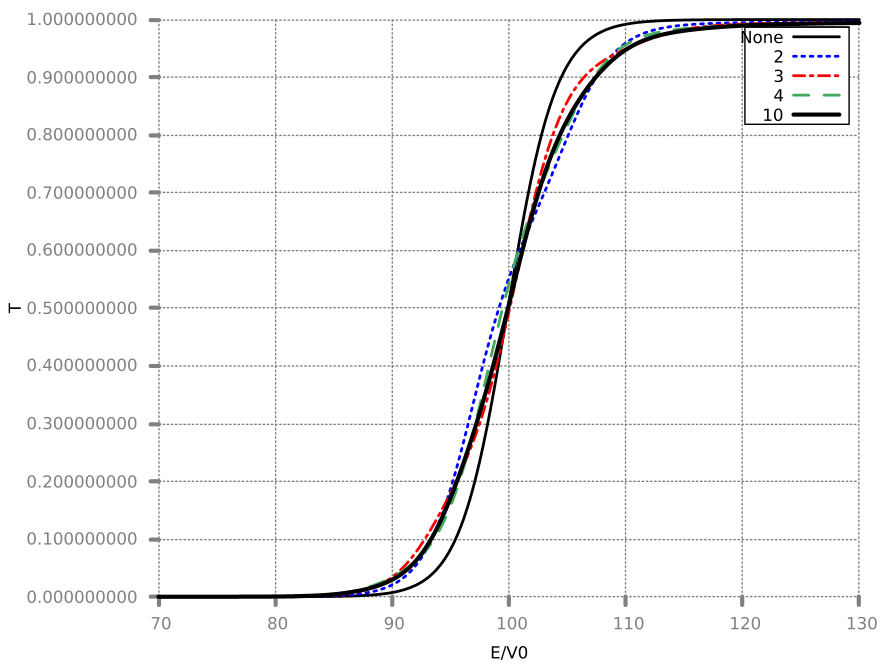

Recreate this plot in gnuplot.
load "stylefile.gp"
set xrange [70:130]
set yrange [0.000000001:1]
set xlabel "E/V0"
set ylabel "T"
plot "N_1.csv" using "E":"T" w l title "None", "N_2.csv" using "E":"T" w l title "2", "N_3.csv" u "E":"T" w l title "3", "N_4.csv" u "E":"T" w l title "4", "N_10.csv" u "E":"T" w l title "10" lw 3 lc black
